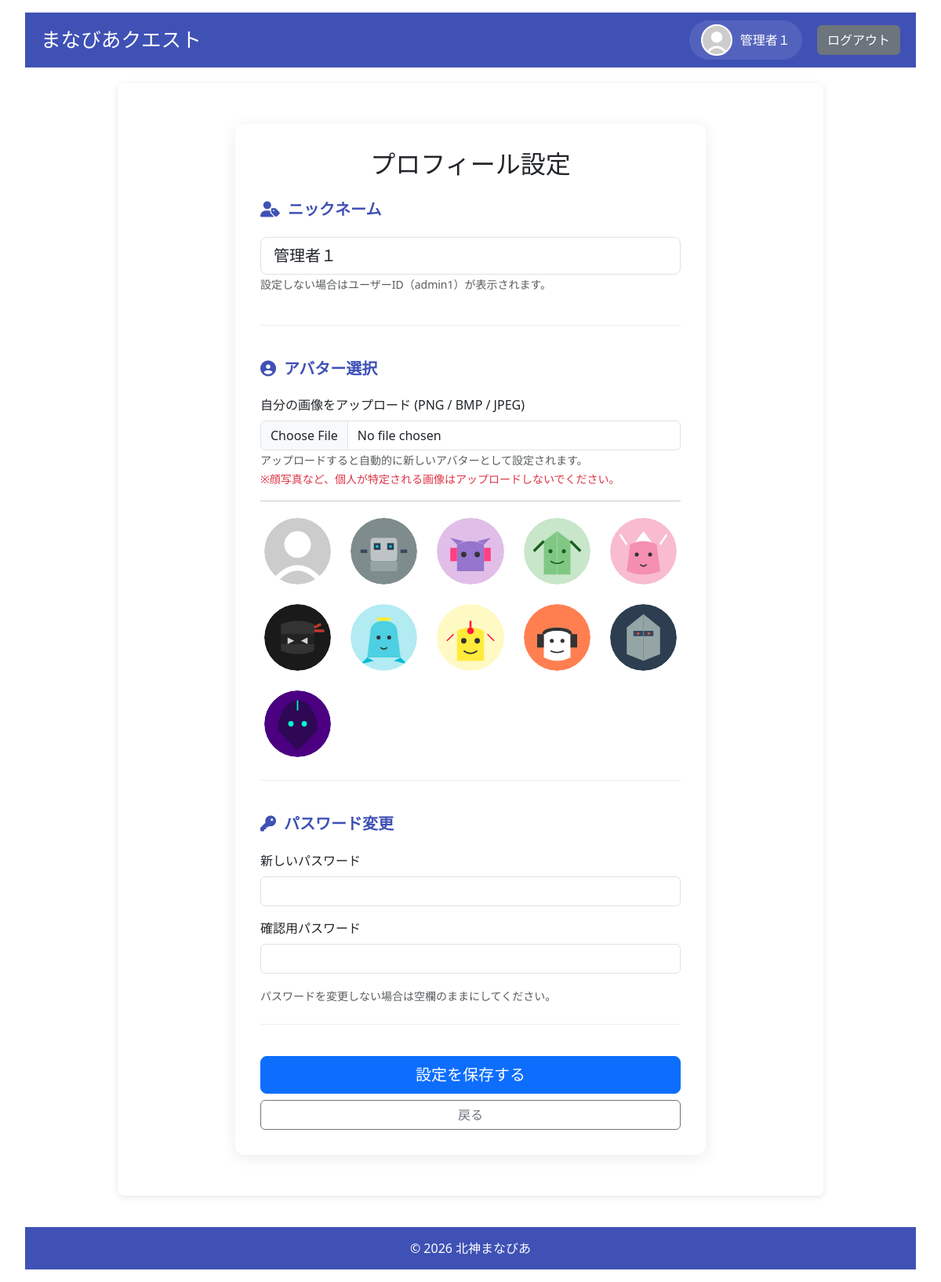
Screenshot of /profile (signed in) with the database file from the repository.
### models.py (models this page shows, shortened)
class User(UserMixin, db.Model):
    __tablename__ = 'users'
    id = db.Column(db.Integer, primary_key=True)
    username = db.Column(db.String(80), unique=True, nullable=False)
    password_hash = db.Column(db.String(128), nullable=False)
    role = db.Column(db.String(20), nullable=False)  # 'admin', 'student', 'parent'
    is_first_login = db.Column(db.Boolean, default=True, nullable=False)
    nickname = db.Column(db.String(80), nullable=True)
    avatar = db.Column(db.String(200), nullable=True)
    parent_id = db.Column(db.Integer, db.ForeignKey('users.id'), nullable=True)
    user_level = db.Column(db.Integer, default=1)
    medals = db.Column(db.Integer, default=0)
    user_title = db.Column(db.String(100), default='見習い')
    target_levels_json = db.Column(db.String(200), default='{"math": "Lv1", "english": "Lv1", "japanese": "Lv1"}')
    @property
    def target_levels(self):
        try:
            return json.loads(self.target_levels_json)
        except:
            return {"math": "Lv1", "english": "Lv1", "japanese": "Lv1"}
    children = db.relationship('User', backref=db.backref('parent', remote_side=[id]), lazy='dynamic')
    attempt_logs = db.relationship('QuestAttemptLog', back_populates='user', cascade="all, delete-orphan")
    @property
    def display_name(self):
        return self.nickname if self.nickname else self.username
    @property
    def avatar_url(self):
        if self.avatar:
            return f"/static/images/avatars/{self.avatar}"
        return "/static/images/avatars/default.svg"

### app.py (the view, shortened to what this page needs)
@app.route('/profile', methods=['GET', 'POST'])
@login_required
def profile():
    avatars_dir = os.path.join(app.static_folder, 'images', 'avatars')
    try:
        all_files = os.listdir(avatars_dir)
        avatars = [f for f in all_files if (f.endswith('.svg') or f.endswith('.png') or f.endswith('.jpg'))
                   and (not f.startswith('custom_') or f.startswith(f'custom_{current_user.id}_'))]
        if 'default.svg' in avatars:
            avatars.remove('default.svg')
            avatars.insert(0, 'default.svg')
    except OSError:
        avatars = ['default.svg']
    def parse_level(level_str):
        if level_str.startswith('Lv'):
            try:
                return int(level_str[2:])
            except ValueError:
                pass
        return level_str
    all_levels_raw = safe_query_all(db.session.query(Quest.level).distinct())
    all_levels = sorted(list(set([l[0] for l in all_levels_raw])), key=parse_level)
    math_levels_set = set(l[0] for l in safe_query_all(db.session.query(Quest.level).filter_by(title='math').distinct()))
    target_math = current_user.target_levels.get('math')
    if target_math:
        math_levels_set.add(target_math)
    math_levels = sorted(list(math_levels_set), key=parse_level)
    english_levels_set = set(l[0] for l in safe_query_all(db.session.query(Quest.level).filter_by(title='english').distinct()))
    target_english = current_user.target_levels.get('english')
    if target_english:
        english_levels_set.add(target_english)
    english_levels = sorted(list(english_levels_set), key=parse_level)
    japanese_levels_set = set(l[0] for l in safe_query_all(db.session.query(Quest.level).filter_by(title='japanese').distinct()))
    target_japanese = current_user.target_levels.get('japanese')
    if target_japanese:
        japanese_levels_set.add(target_japanese)
    japanese_levels = sorted(list(japanese_levels_set), key=parse_level)
    return render_template('profile.html', avatars=avatars, all_levels=all_levels,
                           math_levels=math_levels, english_levels=english_levels, japanese_levels=japanese_levels)

### app.py (called while the page is built)
@app.context_processor
def inject_markdown_help():
    def get_markdown_help():
        try:
            filepath = os.path.join(basedir, 'Markdown_help.md')
            with open(filepath, 'r', encoding='utf-8') as f:
                return f.read()
        except Exception as e:
            app.logger.error(f"Error reading Markdown_help.md: {e}")
            return "ヘルプファイルを読み込めませんでした。"
    return dict(get_markdown_help=get_markdown_help)

def safe_get(model, ident, retries=5, delay=1.0):
    for i in range(retries):
        try:
            return db.session.get(model, ident)
        except OperationalError as e:
            if "disk I/O error" in str(e) or "database is locked" in str(e):
                app.logger.warning(f"Database get failed (attempt {i+1}/{retries}): {e}. Retrying in {delay}s...")
                time.sleep(delay)
                continue
            raise
    return db.session.get(model, ident)

def safe_query_all(query, retries=5, delay=1.0):
    for i in range(retries):
        try:
            return query.all()
        except OperationalError as e:
            if "disk I/O error" in str(e) or "database is locked" in str(e):
                app.logger.warning(f"Database query all failed (attempt {i+1}/{retries}): {e}. Retrying in {delay}s...")
                time.sleep(delay)
                continue
            raise
    return query.all()

@login_manager.user_loader
def load_user(user_id):
    return safe_get(User, int(user_id))

### templates/profile.html (shortened to what this page needs)
{% extends "base.html" %}
{% block styles %}
<link rel="stylesheet" href="https://cdn.jsdelivr.net/npm/simple-keyboard@latest/build/css/index.css">
{% endblock %}
{% block content %}
<div class="container">
    <div class="profile-container">
        <h2 class="mb-4 text-center">プロフィール設定</h2>
        <form method="POST" id="profile-form" enctype="multipart/form-data">
            <div class="section">
                <div class="section-title">
                    <i class="fas fa-user-tag"></i> ニックネーム
                </div>
                <div class="form-group">
                    <input type="text" name="nickname" class="form-control form-control-lg" value="{{ current_user.nickname or '' }}" placeholder="{{ current_user.username }}">
                    <small class="text-muted">設定しない場合はユーザーID（{{ current_user.username }}）が表示されます。</small>
                </div>
            </div>
            <div class="section">
                <div class="section-title">
                    <i class="fas fa-user-circle"></i> アバター選択
                </div>
                <div class="mb-3">
                    <label class="form-label">自分の画像をアップロード (PNG / BMP / JPEG)</label>
                    <input type="file" name="avatar_file" class="form-control" accept=".png,.bmp,.jpg,.jpeg">
                    <small class="text-muted">
                        アップロードすると自動的に新しいアバターとして設定されます。<br>
                        <span class="text-danger">※顔写真など、個人が特定される画像はアップロードしないでください。</span>
                    </small>
                </div>
                <hr>
                <div class="avatar-gallery">
                    {% for avatar_file in avatars %}
                    <div class="avatar-option {{ 'selected' if current_user.avatar == avatar_file }}" data-filename="{{ avatar_file }}">
                        <img src="{{ url_for('static', filename='images/avatars/' + avatar_file) }}" alt="{{ avatar_file }}">
                    </div>
                    {% endfor %}
                </div>
            </div>
            <div class="section">
                <div class="section-title">
                    <i class="fas fa-key"></i> パスワード変更
                </div>
                <div class="form-group mb-3">
                    <label class="form-label">新しいパスワード</label>
                    <input type="password" name="new_password" class="form-control virtual-keyboard-input" autocomplete="new-password">
                </div>
                <div class="form-group">
                    <label class="form-label">確認用パスワード</label>
                    <input type="password" name="confirm_password" class="form-control virtual-keyboard-input" autocomplete="new-password">
                </div>
                <small class="text-muted">パスワードを変更しない場合は空欄のままにしてください。</small>
            </div>
            <div class="d-grid gap-2 mt-4">
                <button type="submit" class="btn btn-primary btn-lg">設定を保存する</button>
                <a href="javascript:history.back()" class="btn btn-outline-secondary">戻る</a>
            </div>
        </form>
    </div>
</div>
{% endblock %}

### templates/base.html (shortened to what this page needs)
<!DOCTYPE html>
<html lang="ja">
<head>
    <link rel="stylesheet" href="{{ url_for('static', filename='css/style.css') }}">
    <link href="https://cdn.jsdelivr.net/npm/bootstrap@5.3.2/dist/css/bootstrap.min.css" rel="stylesheet">
    <link rel="stylesheet" href="https://cdnjs.cloudflare.com/ajax/libs/font-awesome/6.5.1/css/all.min.css">
    {% block styles %}{% endblock %}
</head>
<body>
    <header>
        <h1>まなびあクエスト</h1>
        <nav>
            {% if current_user.is_authenticated %}
            <a href="{{ url_for('profile') }}" class="nav-profile">
                <div class="avatar-container">
                    <img src="{{ current_user.avatar_url }}">
                </div>
                <span>{{ current_user.display_name }}</span>
            </a>
            {% endif %}
            <a href="{{ url_for('logout') }}" class="btn btn-secondary">ログアウト</a>
        </nav>
    </header>
    <main>
        {% block content %}{% endblock %}
    </main>
    <footer>
        &copy; 2026 北神まなびあ
    </footer>
</body>
</html>

### static/css/style.css (style rules this page uses)
body { font-family: "Helvetica Neue", Helvetica, Arial, sans-serif; background-color: #f5f7fa; color: #333333; margin: 0; padding: 1rem 2rem; line-height: 1.6; }
header { background-color: #3f51b5; color: white; padding: 10px 20px; display: flex; align-items: center; justify-content: space-between; min-height: 60px; }
header h1 { margin: 0; font-size: 1.6rem; white-space: nowrap; }
nav { display: flex; align-items: center; gap: 1.2rem; flex-shrink: 0; }
.nav-profile { display: flex; align-items: center; gap: 10px; color: white; text-decoration: none; background: rgba(255,255,255,0.1); padding: 5px 15px; border-radius: 30px; transition: background 0.2s; }
.avatar-container { width: 40px; height: 40px; border-radius: 50%; overflow: hidden; background-color: #eee; flex-shrink: 0; border: 2px solid white; }
.avatar-container img { width: 100%; height: 100%; object-fit: cover; margin-right: 0; }
main { max-width: 900px; margin: 20px auto; padding: 20px; background-color: white; border-radius: 8px; box-shadow: 0 2px 8px rgba(0,0,0,0.1); }
footer { text-align: center; padding: 15px 10px; background-color: #3f51b5; color: white; margin-top: 40px; }
h1, h2 { color: #3f51b5; margin-top: 0; }
img { max-width: 100%; height: auto; margin-right: 10px; }
.btn { display: inline-block; padding: 10px 20px; font-size: 16px; font-weight: 600; text-decoration: none; border-radius: 4px; border: none; cursor: pointer; transition: background-color 0.3s ease, opacity 0.2s ease; user-select: none; text-align: center; }
.btn-primary { background-color: #3f51b5; color: white; }
.btn-secondary { background-color: #e0e0e0; color: #333; }

### templates/profile.html (style rules this page uses)
.profile-container { max-width: 600px; margin: 2rem auto; padding: 2rem; background: white; border-radius: 12px; box-shadow: 0 4px 20px rgba(0,0,0,0.08); }
.section { margin-bottom: 2.5rem; padding-bottom: 1.5rem; border-bottom: 1px solid #eee; }
.section-title { font-size: 1.25rem; font-weight: bold; margin-bottom: 1.2rem; color: #3f51b5; display: flex; align-items: center; gap: 10px; }
.avatar-gallery { display: grid; grid-template-columns: repeat(auto-fill, minmax(80px, 1fr)); gap: 15px; margin-top: 1rem; }
.avatar-option { cursor: pointer; border: 3px solid transparent; border-radius: 50%; transition: all 0.2s; padding: 2px; }
.avatar-option img { width: 100%; height: 100%; border-radius: 50%; display: block; }
.form-group { margin-bottom: 1rem; }

### rows the page displays
User: display_name "管理者１", nickname "管理者１", username "admin1"
